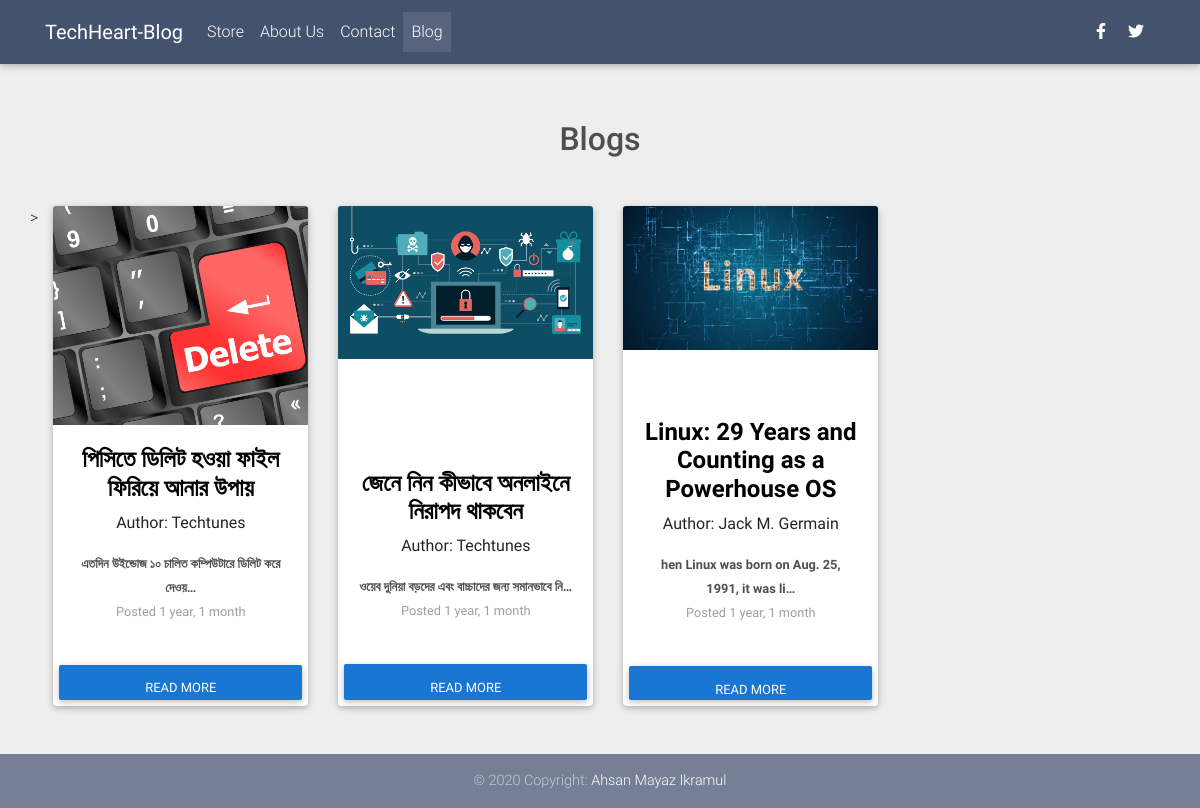
Page /blog on the committed database.
### store/models.py (models this page shows, shortened)
class Blog(models.Model):
    title = models.CharField(max_length=500, null=True)
    desc = RichTextField(null=True, blank=True)
    author = models.CharField(max_length=200, null=True)
    image = models.ImageField(null=True, blank=True)
    publish_date = models.DateTimeField()
    slug = models.SlugField(max_length=500)

### store/views.py (the view)
# urls.py: path('blog', blog_view, name='blog'),
def blog_view(request):
    all = Blog.objects.all().order_by('publish_date')
    return render(request, 'store/blog.html', {'all':all})

### store/templates/store/blog.html (shortened to what this page needs)
<!DOCTYPE html>
{% load static %}
<html lang="en">
<head>
    <link rel="stylesheet" href="https://use.fontawesome.com/releases/v5.11.2/css/all.css">
    <link href="{% static '' %}css/bootstrap.min.css" rel="stylesheet">
    <link href="{% static '' %}css/mdb.min.css" rel="stylesheet">
    <link href="{% static '' %}css/style.min.css" rel="stylesheet">
</head>
<body class="grey lighten-3">
<nav class="navbar fixed-top navbar-expand-lg navbar-dark mdb-color dark-3 scrolling-navbar">
    <div class="container">
        <a class="navbar-brand waves-effect" href="{% url 'home' %}">
            <strong class="white-text outline-white" >TechHeart-Blog</strong>
        </a>
        <div class="collapse navbar-collapse" id="navbarSupportedContent">
            <ul class="navbar-nav mr-auto">
                <li class="nav-item">
                    <a class="nav-link waves-effect" href="{% url 'home' %}">Store
                    </a>
                </li>
                <li class="nav-item">
                    <a class="nav-link waves-effect" href="{% url 'about-us' %}">About Us</a>
                </li>
                <li class="nav-item">
                    <a class="nav-link waves-effect" href="{% url 'contact-us' %}" target="_blank">Contact</a>
                </li>
                <li class="nav-item active">
                    <a class="nav-link waves-effect" href="{% url 'blog' %}">Blog
                    </a>
                </li>
            </ul>
            <ul class="navbar-nav nav-flex-icons">
                <li class="nav-item">
                    <a href="https://www.facebook.com" class="nav-link waves-effect" target="_blank">
                        <i class="fab fa-facebook-f"></i>
                    </a>
                </li>
                <li class="nav-item">
                    <a href="https://twitter.com/" class="nav-link waves-effect" target="_blank">
                        <i class="fab fa-twitter"></i>
                    </a>
                </li>
            </ul>
        </div>
    </div>
</nav>
 <main class="mt-5 pt-4">
    <div class="container wow fadeIn">
        <a href="" class="dark-grey-text">
            <h2 class="my-5 h2 text-center">Blogs</h2>
        </a>
        <section class="text-center mb-4">
            <div class="row wow fadeIn">>
            {% for i in all %}
                <div class="col-lg-3 col-md-6 mb-4">
                    <div class="card" style="height: 500px;">
                        <div class="view overlay">
                            <img src="{{i.image.url}}"
                                 class="card-img-top"
                                 alt="">
                        </div>
                        <div class="card-body text-center">
                            <a href="" class="dark-grey-text">
                                <h4>
                                <strong>
                                    <a href="" class="black-text">{{i.title}}</a>
                                </strong>
                            </h4>
                            </a>
                            <p>Author: {{i.author}}</p>
                             <small class="dark-grey-text">
                                 <strong>{{i.desc|truncatechars:50|safe}}</strong>
                            </small>
                            <br>
                            <small class="grey-text">
                                Posted {{i.publish_date|timesince}}
                            </small>
                        </div>
                        <a class="btn btn-blue" href="{% url 'blog-detail' i.id %}">Read More</a>
                    </div>
                </div>
                {% endfor %}
    </div>
 </main>
<footer class="page-footer text-center font-small mt-4 wow fadeIn">
    <div class="footer-copyright py-3">
        © 2020 Copyright:
        <a href="https://www.facebook.com/backspace.tonmoy.9/" target="_blank"> Ahsan </a> <a
            href="https://www.facebook.com/maiyaz.almahmud.5" target="_blank"> Mayaz </a> <a
            href="https://www.facebook.com/ikramul.28" target="_blank"> Ikramul </a>
    </div>
</footer>
</body>
</html>

### store/templates/store/blog.html (style rules this page uses)
html, body, header, .carousel { height: 60vh; }

### rows in the picture
Blog: image (picture), title "পিসিতে ডিলিট হওয়া ফাইল ফিরিয়ে আনার উপায়", author "Techtunes", desc "এতদিন উইন্ডোজ ১০ চালিত কম্পিউটারে ডিলিট করে দেওয়…", publish_date "1 year, 1 month"
Blog: image (picture), title "জেনে নিন কীভাবে অনলাইনে নিরাপদ থাকবেন", author "Techtunes", desc "ওয়েব দুনিয়া বড়দের এবং বাচ্চাদের জন্য সমানভাবে নি…", publish_date "1 year, 1 month"
Blog: image (picture), title "Linux: 29 Years and Counting as a Powerhouse OS", author "Jack M. Germain", desc "hen Linux was born on Aug. 25, 1991, it was li…", publish_date "1 year, 1 month"
